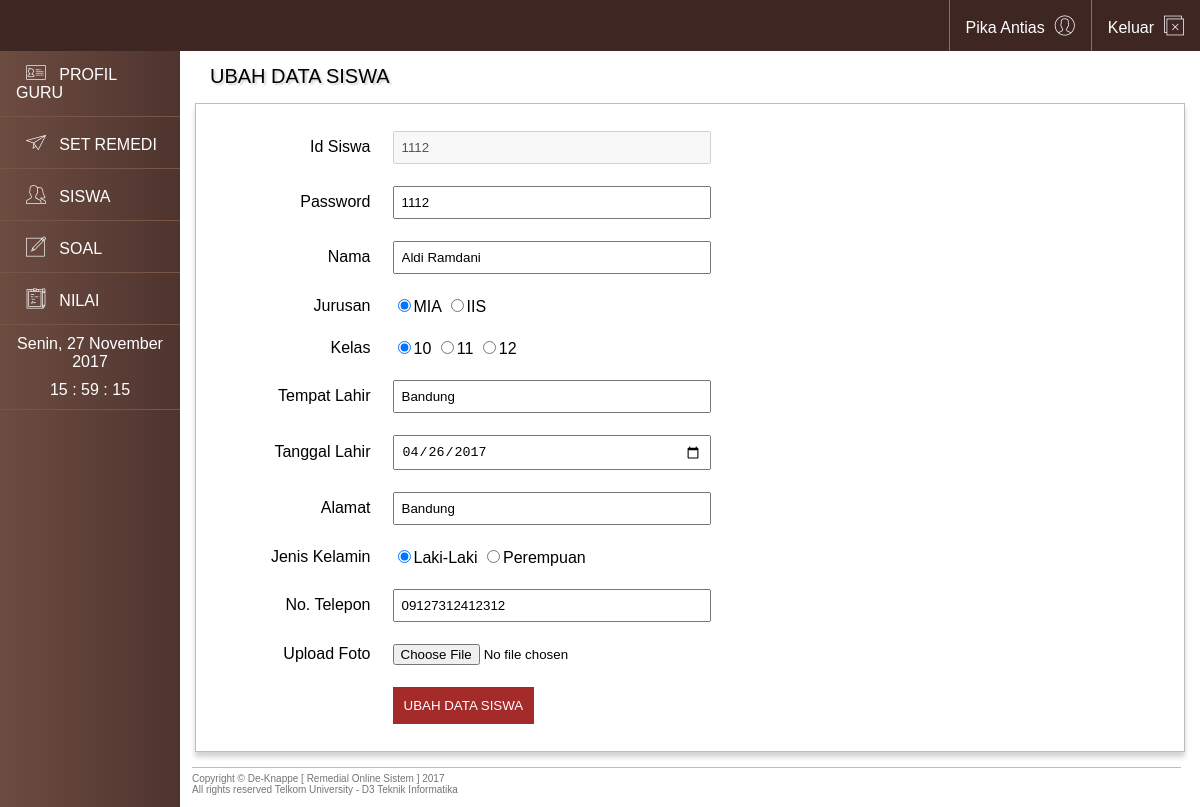
Page /page_guru/list_siswa/edit_siswa.php?id_siswa=1112 (signed in) on the committed database.
### tables this page shows
CREATE TABLE `guru` (
  `id_guru` int(20) NOT NULL,
  `password` varchar(35) NOT NULL,
  `nama_guru` varchar(30) NOT NULL,
  `alamat_guru` varchar(30) NOT NULL,
  `gender_guru` varchar(30) NOT NULL,
  `telp_guru` varchar(16) NOT NULL,
  `email_guru` varchar(30) NOT NULL,
  `id_mapel` varchar(3) NOT NULL,
  `foto_guru` varchar(100) NOT NULL
);

CREATE TABLE `siswa` (
  `id_siswa` int(15) NOT NULL,
  `password` varchar(35) NOT NULL,
  `nama_siswa` varchar(30) NOT NULL,
  `jurusan` varchar(10) NOT NULL,
  `kelas` varchar(10) NOT NULL,
  `alamat_siswa` varchar(30) NOT NULL,
  `tempat_lahir` varchar(25) NOT NULL,
  `tanggal_lahir` date NOT NULL,
  `gender_siswa` varchar(30) NOT NULL,
  `no_telp` varchar(16) NOT NULL,
  `foto_siswa` varchar(200) NOT NULL
);

### page_guru/body_part/query_body.php (called while the page is built)
<?php
    $sql = "SELECT * from guru join mapel on guru.id_mapel = mapel.id_mapel where id_guru='$cek'";
    $qry = $conn->query($sql);
    $data = $qry->fetch_array();
?>

### page_guru/list_siswa/edit_siswa.php (the view, shortened to what this page needs)
<?php
		include ('../../php/connect.php');
		$cek=$_SESSION['user'];
		include ('../body_part/query_body.php');
		$ambil = $_GET['id_siswa'];
		$sql_siswa = "select * from siswa where id_siswa = $ambil";
		$query_siswa = $conn->query($sql_siswa);
		if (isset($_SESSION['user']) && isset($_SESSION['pass'])) {
	?>
<!DOCTYPE html>
<html>
	<head>
		<link rel="stylesheet" type="text/css" href="../../css/template.css">
		<link rel="stylesheet" type="text/css" href="../../css/add.css">
		<link rel="stylesheet" type="text/css" href="../../css/font/flaticon.css">
	</head>
	<body>
		<header>
			<ul class="navbar">
			  <li><a href="../../php/logout_guru.php">Keluar<i class="flaticon-close"></i></a></li>
			  <li><a href="../profil_guru.php"><?php echo $data['nama_guru']; ?><i class="flaticon-user-3"></i></a></li>
			</ul>
		</header>
		<?php require_once('../body_part/sidebar_edit.php') ?>
		<div class="content">
			<div class="isijudul">
			UBAH DATA SISWA
			</div>
			<div class="isi">
			<form action="" method="POST" enctype="multipart/form-data">
				<table class="form">
                <?php
                while ($r_siswa = $query_siswa->fetch_array()) {
                ?>
                    <tr>
						<td><span>Id Siswa</span></td>
						<td><input type="text" name="id_siswa" value="<?php echo $r_siswa['id_siswa'] ?>" disabled></td>
					</tr>
                    <tr>
						<td><span>Password</span></td>
						<td><input type="text" name="password" value="<?php echo $r_siswa['password'] ?>"></td>
					</tr>
					<tr>
						<td><span>Nama</span></td>
						<td><input type="text" name="nama" value="<?php echo $r_siswa['nama_siswa'] ?>"></td>
					</tr>
					<tr>
						<td><span>Jurusan</span></td>
						<td>
  							<input type="radio" name="jurusan" value="MIA" checked>MIA
  							<input type="radio" name="jurusan" value="IIS">IIS
						</td>
                    </tr>
					<tr>
						<td><span>Kelas</span></td>
						<td>
							<input type="radio" name="kelas" value="10" checked>10
							<input type="radio" name="kelas" value="11">11
							<input type="radio" name="kelas" value="12">12
						</td>
                    </tr>
					<tr>
						<td><span>Tempat Lahir</span></td>
						<td><input type="text" name="tempat" value="<?php echo $r_siswa['tempat_lahir'] ?>"></td>
					</tr>
					<tr>
						<td><span>Tanggal Lahir</span></td>
						<td><input type="date" name="date" value="<?php echo $r_siswa['tanggal_lahir'] ?>"></td>
					</tr>
					<tr>
                        <td><span>Alamat</span></td>
						<td><input type="text" name="alamat" value="<?php echo $r_siswa['alamat_siswa'] ?>"></td>
					</tr>
                    <tr>
						<td><span>Jenis Kelamin</span></td>
						<td>
							<input type="radio" name="gender" value="Laki-Laki" checked>Laki-Laki
  							<input type="radio" name="gender" value="Perempuan">Perempuan
						</td>
					</tr>
                    <tr>
                        <td><span>No. Telepon</span></td>
						<td><input type="text" name="no_telp" value="<?php echo $r_siswa['no_telp'] ?>"></td>
					</tr>
					<tr>
						<td><span>Upload Foto</span></td>
						<td><input type="file" name="foto"></td>
					</tr>
					<tr>
						<td></td>
						<td><input type="submit" class="tombol" name="upload" value="UBAH DATA SISWA">
						</td>
					</tr>
				</table>
				<?php
                }
                ?>
				</form>
			</div>
		</div>
		<footer>
			<div class="footer">
			Copyright &copy; De-Knappe [ Remedial Online Sistem ] 2017<br>
			All rights reserved Telkom University - D3 Teknik Informatika<br>
			</div>
		</footer>
	</body>
</html>
<?php
} else {
  		header("location: ../../php/login_guru.php");
	}
?>

### css/template.css (style rules this page uses)
body { margin: 0px; font-family: Arial, Helvetica, sans-serif; }
header { position: fixed; z-index: 2; }
a { color: white; }
ul.navbar { list-style-type: none; margin: 0; padding: 0; overflow: hidden; background-color: #3E2723; position: fixed; width: 100%; }
ul.navbar li { float: right; border-left: 1px solid #8D6E63; }
li a { display: block; text-align: left; padding: 14px 16px; text-decoration: none; }
div.content { margin-left: 15%; padding: 15px; height: 100%; }
div.content div.isijudul { padding: 15px 15px; font-size: 20px; text-shadow: 2px 2px 2px lightgrey; }
.footer { color: #757575; font-size: 10px; border-top: 1px solid #BDBDBD; padding: 5px 5px 12px 0px ; bottom: 0; position: relative; display: block; width: 82%; margin-left: 16%; }
.isi { border: 1px solid #BDBDBD; height: 100%; padding: 15px; box-shadow: 0px 5px 5px 0px lightgrey; }
td { padding: 10px; }
table { margin-left: 3%; position: inline; }

### css/add.css (style rules this page uses)
table.form { margin-left: 5%; }
table.form tr td span { float: right; }
table.form tr td input[type=text], input[type=date], input[type=password] { padding: 7px; width: 100%; }
table.form tr td input[type=submit] { padding: 10px; background-color: brown; color: white; border: 1px solid brown; }
table.form tr td input[type=text], input[type=date], input[type=password] { width: 300px; }

### rows in the picture
guru: nama_guru "Pika Antias"
siswa: id_siswa "1112", password "1112", nama "Aldi Ramdani", tempat "Bandung", date "04/26/2017", alamat "Bandung", no_telp "09127312412312"
